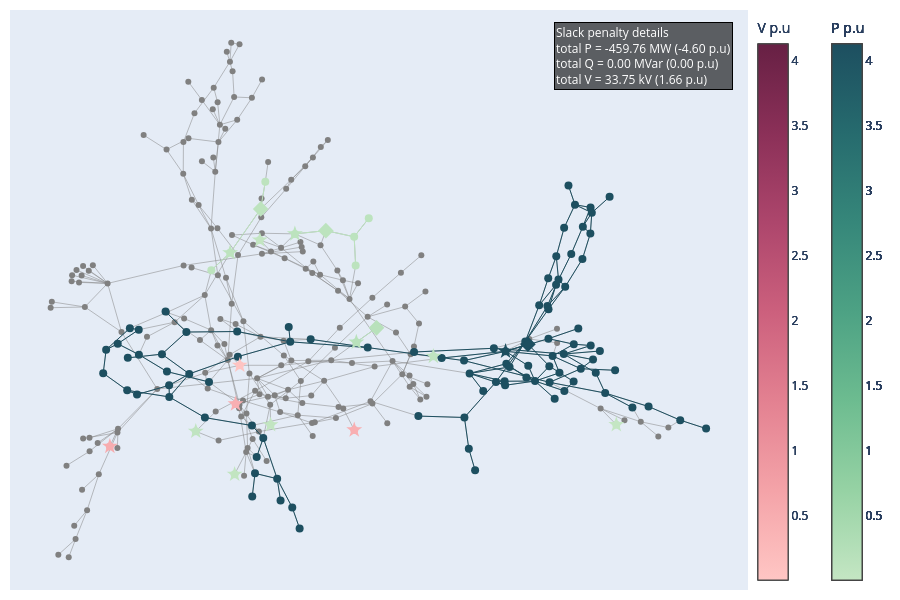

Notebook code for this chart:
### Markdown cell above
## Clustering

### Code cell
clusters = slack_subgraph(G, data_grouped)
data_grouped = cluster_subgraph(G, clusters, data_grouped, dist)
fig = plot_slack_cluster(G, pos, clusters,data_grouped,data, col_centroid='centroid')
fig.show()

### Figure 1 — Plotly figure (JSON) as saved in the notebook; plotly's stock layout.template omitted (floating-point values rounded to 4 significant figures; data arrays with more than 128 entries replaced by an {"elided": "..."} marker saying what was removed)
{"data": [{"hovertemplate": "%{text}<extra></extra>", "line": {"color": "grey", "width": 0.5}, "mode": "lines", "name": "edges", "text": {"elided": "818 str values"}, "type": "scatter", "x": {"elided": "1227 float values"}, "y": {"elided": "1227 float values"}}, {"hovertemplate": "%{text}<extra></extra>", "marker": {"color": "gray", "size": 6}, "mode": "markers", "name": "All nodes", "text": {"elided": "185 str values"}, "type": "scatter", "x": {"elided": "185 float values"}, "y": {"elided": "185 float values"}}, {"hovertemplate": "%{text}<extra></extra>", "marker": {"cmax": 4.13, "cmin": 0.007235, "color": "rgb(29, 79, 96)", "colorbar": {"title": {"text": "P p.u"}, "x": 1.1}, "colorscale": [[0, "rgb(196, 230, 195)"], [0.1667, "rgb(150, 210, 164)"], [0.3333, "rgb(109, 188, 144)"], [0.5, "rgb(77, 162, 132)"], [0.6667, "rgb(54, 135, 122)"], [0.8333, "rgb(38, 107, 110)"], [1, "rgb(29, 79, 96)"]], "size": 12, "symbol": "star"}, "mode": "markers", "name": "Centroids", "text": ["Centroid: VL3_0<br>Gen: [nan]<br>Controle voltage type: N/A<br>Controle voltage location: N/A<br>Controle voltage status: N/A<br>Transfo: [nan]<br>Shunt: [nan]<br>Load: ['VL3_0_load']<br>number of nodes: 94<br>Nominal V = 230.0 kV<br><br>Total P = -391.9002 MW (-3.92 p.u)<br>Total Q = 0.00 MVar (0.00 p.u)<br>Total V = 6.45 kV (0.2109 p.u)"], "type": "scatter", "x": [0.4327], "y": [-0.08716]}, {"hovertemplate": "%{text}<extra></extra>", "marker": {"color": "rgb(29, 79, 96)", "size": 12, "symbol": "diamond"}, "mode": "markers", "name": "Second centroids", "text": ["Second centroid: VL7001_2<br>Gen: ['B7003-G']<br>Transfo: [nan, nan]<br>Shunt: [nan]<br>Load: [nan]<br>"], "type": "scatter", "x": [0.4844], "y": [-0.06209]}, {"line": {"color": "rgb(29, 79, 96)", "width": 1}, "mode": "lines", "type": "scatter", "x": {"elided": "354 float values"}, "y": {"elided": "354 float values"}}, {"hovertemplate": "%{text}<extra></extra>", "marker": {"color": "rgb(29, 79, 96)", "size": 8, "symbol": "circle"}, "mode": "markers", "text": ["VL5_0<br>slack: [-0.060539] p.u <br>type: ['P']", "VL20_0<br>slack: [-0.040756] p.u <br>type: ['P']", "VL130_0<br>slack: [-0.007598] p.u <br>type: ['P']", "VL21_0<br>slack: [-0.036299] p.u <br>type: ['P']", "VL126_0<br>slack: [-0.086016] p.u <br>type: ['P']", "VL323_0<br>slack: [-0.020695] p.u <br>type: ['P']", "VL110_0<br>slack: [-0.071872] p.u <br>type: ['P']", "VL26_0<br>slack: [-0.058667] p.u <br>type: ['P']", "VL133_0<br>slack: [-0.040875] p.u <br>type: ['P']", "VL3_0<br>slack: [-0.013575] p.u <br>type: ['P']", "VL157_0<br>slack: [-0.062347] p.u <br>type: ['P']", "VL7_0<br>slack: [-0.015008] p.u <br>type: ['P']", "VL19_0<br>slack: [-0.03277] p.u <br>type: ['P']", "VL207_0<br>slack: [-0.050512] p.u <br>type: ['P']", "VL158_0<br>slack: [-0.059574] p.u <br>type: ['P']", "VL7011_0<br>slack: [-0.017357] p.u <br>type: ['P']", "VL160_0<br>slack: [-0.057739] p.u <br>type: ['P']", "VL7011_1<br>slack: [-0.016902] p.u <br>type: ['P']", "VL159_0<br>slack: [-0.051015] p.u <br>type: ['P']", "VL10_0<br>slack: [-0.018232] p.u <br>type: ['P']", "VL125_0<br>slack: [-0.101967] p.u <br>type: ['P']", "VL134_0<br>slack: [-0.049939] p.u <br>type: ['P']", "VL11_0<br>slack: [-0.017547] p.u <br>type: ['P']", "VL70_0<br>slack: [-0.104506] p.u <br>type: ['P']", "VL47_0<br>slack: [-0.017144] p.u <br>type: ['P']", "VL7130_0<br>slack: [-0.005355] p.u <br>type: ['P']", "VL531_0<br>slack: [-0.020347] p.u <br>type: ['P']", "VL123_0<br>slack: [-0.106721] p.u <br>type: ['P']", "VL201_0<br>slack: [-0.035694] p.u <br>type: ['P']", "VL9_0<br>slack: [-0.049056] p.u <br>type: ['P']", "VL132_1<br>slack: [-0.01524] p.u <br>type: ['P']", "VL72_0<br>slack: [-0.010244] p.u <br>type: ['P']", "VL113_0<br>slack: [-0.056183] p.u <br>type: ['P']", "VL185_0<br>slack: [-0.02756] p.u <br>type: ['P']", "VL87_0<br>slack: [-0.033048] p.u <br>type: ['P']", "VL320_0<br>slack: [-0.054782] p.u <br>type: ['P']", "VL8_0<br>slack: [-0.012108, 0.001716] p.u <br>type: ['P', 'V']", "VL109_0<br>slack: [-0.073862] p.u <br>type: ['P']", "VL528_0<br>slack: [-0.115386] p.u <br>type: ['P']", "VL94_0<br>slack: [-0.044341] p.u <br>type: ['P']", "VL7001_2<br>slack: [-0.011859, 0.175886] p.u <br>type: ['P', 'V']", "VL130_2<br>slack: [-0.009674] p.u <br>type: ['P']", "VL13_0<br>slack: [-0.034604] p.u <br>type: ['P']", "VL86_0<br>slack: [-0.023918] p.u <br>type: ['P']", "VL1190_0<br>slack: [-0.048052] p.u <br>type: ['P']", "VL132_0<br>slack: [-0.017979] p.u <br>type: ['P']", "VL104_0<br>slack: [-0.031274] p.u <br>type: ['P']", "VL73_0<br>slack: [-0.006259] p.u <br>type: ['P']", "VL114_0<br>slack: [-0.058881] p.u <br>type: ['P']", "VL168_0<br>slack: [-0.041752] p.u <br>type: ['P']", "VL322_0<br>slack: [-0.030427] p.u <br>type: ['P']", "VL112_0<br>slack: [-0.066101] p.u <br>type: ['P']", "VL118_0<br>slack: [-0.046824] p.u <br>type: ['P']", "VL1201_0<br>slack: [-0.039646] p.u <br>type: ['P']", "VL169_0<br>slack: [-0.052013] p.u <br>type: ['P']", "VL206_0<br>slack: [-0.048335] p.u <br>type: ['P']", "VL120_0<br>slack: [-0.044224] p.u <br>type: ['P']", "VL122_0<br>slack: [-0.063056] p.u <br>type: ['P']", "VL71_0<br>slack: [-0.038434] p.u <br>type: ['P']", "VL1200_0<br>slack: [-0.04405] p.u <br>type: ['P']", "VL4_0<br>slack: [-0.009528] p.u <br>type: ['P']", "VL1_0<br>slack: [-0.087044] p.u <br>type: ['P']", "VL115_1<br>slack: [-0.051554] p.u <br>type: ['P']", "VL115_0<br>slack: [-0.053251] p.u <br>type: ['P']", "VL7071_0<br>slack: [-0.037621] p.u <br>type: ['P']", "VL99_0<br>slack: [-0.043384] p.u <br>type: ['P']", "VL324_0<br>slack: [-0.081575] p.u <br>type: ['P']", "VL128_0<br>slack: [-0.041736] p.u <br>type: ['P']", "VL193_1<br>slack: [-0.018458] p.u <br>type: ['P']", "VL135_0<br>slack: [-0.040534] p.u <br>type: ['P']", "VL129_0<br>slack: [-0.039818] p.u <br>type: ['P']", "VL108_0<br>slack: [-0.04203] p.u <br>type: ['P']", "VL184_0<br>slack: [-0.041934] p.u <br>type: ['P']", "VL119_0<br>slack: [-0.045169] p.u <br>type: ['P']", "VL205_0<br>slack: [-0.015006] p.u <br>type: ['P']", "VL10_1<br>slack: [-0.017848] p.u <br>type: ['P']", "VL7001_0<br>slack: [-0.085616] p.u <br>type: ['P']", "VL69_0<br>slack: [-0.017464] p.u <br>type: ['P']", "VL22_0<br>slack: [-0.045928] p.u <br>type: ['P']", "VL167_0<br>slack: [-0.058574] p.u <br>type: ['P']", "VL117_0<br>slack: [-0.048875] p.u <br>type: ['P']", "VL170_0<br>slack: [-0.021509] p.u <br>type: ['P']", "VL76_0<br>slack: [-0.010419, 0.033304] p.u <br>type: ['P', 'V']", "VL208_0<br>slack: [-0.007186] p.u <br>type: ['P']", "VL14_0<br>slack: [-0.040595] p.u <br>type: ['P']", "VL102_0<br>slack: [-0.018599] p.u <br>type: ['P']", "VL127_0<br>slack: [-0.071941] p.u <br>type: ['P']", "VL116_0<br>slack: [-0.04248] p.u <br>type: ['P']", "VL27_0<br>slack: [-0.10417] p.u <br>type: ['P']", "VL130_1<br>slack: [-0.009155] p.u <br>type: ['P']", "VL116_1<br>slack: [-0.052904] p.u <br>type: ['P']", "VL85_0<br>slack: [-0.035463] p.u <br>type: ['P']", "VL171_0<br>slack: [-0.046172] p.u <br>type: ['P']", "VL193_0<br>slack: [-0.008724] p.u <br>type: ['P']"], "type": "scatter", "x": [0.5902, 0.6626, 0.5007, 0.5344, 0.4783, -0.06772, -0.3438, 0.8358, 0.3498, 0.4327, 0.5318, 0.5413, 0.3368, -0.4959, 0.5103, 0.6504, 0.5311, 0.6855, 0.5493, 0.6346, 0.5294, 0.3377, 0.5671, -0.0596, -0.1526, 0.546, -0.1519, 0.5549, -0.3488, 0.6292, 0.5684, -0.1456, -0.2612, 0.3624, 0.1145, 0.8955, 0.4058, -0.3433, -0.04257, -0.01707, 0.4844, 0.4851, 0.6408, -0.06422, 0.6728, 0.5337, -0.3039, -0.1265, -0.4405, 0.4305, -0.352, -0.4178, 0.6111, 0.6288, 0.4344, -0.4891, 0.5929, 0.5703, -0.09438, 0.5779, 0.2853, 0.5316, 0.6284, 0.6101, -0.08658, -0.2973, -0.4391, 0.4316, -0.4135, 0.2315, 0.442, -0.3603, 0.3479, 0.6318, -0.4624, 0.6064, 0.6006, -0.2517, 0.7255, 0.4807, 0.5843, 0.5897, -0.1417, -0.4344, 0.2215, -0.1867, 0.4105, 0.5678, 0.7627, 0.5571, 0.5498, -0.1851, 0.3811, -0.4139], "y": [-0.06215, -0.2343, -0.192, -0.1965, -0.05264, -0.001864, -0.2071, -0.3298, -0.1652, -0.08716, 0.06128, -0.1035, -0.12, -0.1644, 0.07523, -0.08611, 0.17, -0.154, 0.1475, -0.1164, 0.07252, -0.3203, -0.09674, -0.6377, -0.3487, -0.2542, -0.5985, 0.1661, -0.1586, -0.06678, -0.2267, -0.5172, -0.3208, -0.5067, -0.07409, -0.3594, -0.07643, -0.2479, -0.7114, -0.04485, -0.06209, -0.1382, -0.163, -0.05368, 0.4571, -0.1395, -0.01927, -0.3925, -0.2247, -0.1926, 0.05293, -0.2394, 0.3521, 0.4195, -0.1308, -0.08177, 0.4296, 0.1402, -0.5361, 0.4966, -0.1108, -0.0427, 0.3282, 0.2381, -0.6132, -0.1668, -0.1103, -0.2069, -0.09896, -0.3154, -0.1424, -0.09726, -0.4304, 0.4011, -0.06058, -0.1485, -0.006537, -0.1952, -0.2854, -0.1799, 0.256, -0.1937, -0.4594, -0.005614, -0.08971, -0.01746, -0.1954, 0.3478, -0.2817, -0.163, 0.2476, -0.106, -0.2274, -0.01106]}, {"hovertemplate": "%{text}<extra></extra>", "marker": {"cmax": 4.13, "cmin": 0.007235, "color": "rgb(196, 230, 195)", "colorbar": {"title": {"text": "P p.u"}, "x": 1.1}, "colorscale": [[0, "rgb(196, 230, 195)"], [0.1667, "rgb(150, 210, 164)"], [0.3333, "rgb(109, 188, 144)"], [0.5, "rgb(77, 162, 132)"], [0.6667, "rgb(54, 135, 122)"], [0.8333, "rgb(38, 107, 110)"], [1, "rgb(29, 79, 96)"]], "size": 12, "symbol": "star"}, "mode": "markers", "name": "Centroids", "text": ["Centroid: VL319_0<br>Gen: [nan]<br>Controle voltage type: N/A<br>Controle voltage location: N/A<br>Controle voltage status: N/A<br>Transfo: [nan]<br>Shunt: [nan]<br>Load: ['VL319_0_load']<br>number of nodes: 1<br>Nominal V = 230.0 kV<br><br>Total P = -0.7235 MW (-0.01 p.u)<br>Total Q = 0.00 MVar (0.00 p.u)<br>Total V = 0.00 kV (0.0000 p.u)"], "type": "scatter", "x": [0.6883], "y": [-0.3458]}, {"line": {"color": "rgb(196, 230, 195)", "width": 1}, "mode": "lines", "type": "scatter", "x": [], "y": []}, {"hovertemplate": "%{text}<extra></extra>", "marker": {"color": "rgb(196, 230, 195)", "size": 8, "symbol": "circle"}, "mode": "markers", "text": ["VL319_0<br>slack: [-0.007235] p.u <br>type: ['P']"], "type": "scatter", "x": [0.6883], "y": [-0.3458]}, {"hovertemplate": "%{text}<extra></extra>", "marker": {"cmax": 4.13, "cmin": 0.007235, "color": "rgb(191, 228, 192)", "colorbar": {"title": {"text": "P p.u"}, "x": 1.1}, "colorscale": [[0, "rgb(196, 230, 195)"], [0.1667, "rgb(150, 210, 164)"], [0.3333, "rgb(109, 188, 144)"], [0.5, "rgb(77, 162, 132)"], [0.6667, "rgb(54, 135, 122)"], [0.8333, "rgb(38, 107, 110)"], [1, "rgb(29, 79, 96)"]], "size": 12, "symbol": "star"}, "mode": "markers", "name": "Centroids", "text": ["Centroid: VL526_0<br>Gen: [nan]<br>Controle voltage type: N/A<br>Controle voltage location: N/A<br>Controle voltage status: N/A<br>Transfo: [nan]<br>Shunt: [nan]<br>Load: ['VL526_0_load']<br>number of nodes: 1<br>Nominal V = 115.0 kV<br><br>Total P = -7.9616 MW (-0.08 p.u)<br>Total Q = 0.00 MVar (0.00 p.u)<br>Total V = 0.00 kV (0.0000 p.u)"], "type": "scatter", "x": [0.2661], "y": [-0.105]}, {"line": {"color": "rgb(191, 228, 192)", "width": 1}, "mode": "lines", "type": "scatter", "x": [], "y": []}, {"hovertemplate": "%{text}<extra></extra>", "marker": {"color": "rgb(191, 228, 192)", "size": 8, "symbol": "circle"}, "mode": "markers", "text": ["VL526_0<br>slack: [-0.079616] p.u <br>type: ['P']"], "type": "scatter", "x": [0.2661], "y": [-0.105]}, {"hovertemplate": "%{text}<extra></extra>", "marker": {"cmax": 4.13, "cmin": 0.007235, "color": "rgb(194, 229, 193)", "colorbar": {"title": {"text": "P p.u"}, "x": 1.1}, "colorscale": [[0, "rgb(196, 230, 195)"], [0.1667, "rgb(150, 210, 164)"], [0.3333, "rgb(109, 188, 144)"], [0.5, "rgb(77, 162, 132)"], [0.6667, "rgb(54, 135, 122)"], [0.8333, "rgb(38, 107, 110)"], [1, "rgb(29, 79, 96)"]], "size": 12, "symbol": "star"}, "mode": "markers", "name": "Centroids", "text": ["Centroid: VL562_0<br>Gen: [nan]<br>Controle voltage type: N/A<br>Controle voltage location: N/A<br>Controle voltage status: N/A<br>Transfo: [nan]<br>Shunt: [nan]<br>Load: ['VL562_0_load']<br>number of nodes: 1<br>Nominal V = 230.0 kV<br><br>Total P = -4.2047 MW (-0.04 p.u)<br>Total Q = 0.00 MVar (0.00 p.u)<br>Total V = 0.00 kV (0.0000 p.u)"], "type": "scatter", "x": [-0.1097], "y": [-0.3461]}, {"line": {"color": "rgb(194, 229, 193)", "width": 1}, "mode": "lines", "type": "scatter", "x": [], "y": []}, {"hovertemplate": "%{text}<extra></extra>", "marker": {"color": "rgb(194, 229, 193)", "size": 8, "symbol": "circle"}, "mode": "markers", "text": ["VL562_0<br>slack: [-0.042047] p.u <br>type: ['P']"], "type": "scatter", "x": [-0.1097], "y": [-0.3461]}, {"hovertemplate": "%{text}<extra></extra>", "marker": {"cmax": 4.13, "cmin": 0.007235, "color": "rgb(194, 229, 193)", "colorbar": {"title": {"text": "P p.u"}, "x": 1.1}, "colorscale": [[0, "rgb(196, 230, 195)"], [0.1667, "rgb(150, 210, 164)"], [0.3333, "rgb(109, 188, 144)"], [0.5, "rgb(77, 162, 132)"], [0.6667, "rgb(54, 135, 122)"], [0.8333, "rgb(38, 107, 110)"], [1, "rgb(29, 79, 96)"]], "size": 12, "symbol": "star"}, "mode": "markers", "name": "Centroids", "text": ["Centroid: VL609_0<br>Gen: [nan]<br>Controle voltage type: N/A<br>Controle voltage location: N/A<br>Controle voltage status: N/A<br>Transfo: [nan]<br>Shunt: [nan]<br>Load: ['VL609_0_load']<br>number of nodes: 1<br>Nominal V = 115.0 kV<br><br>Total P = -4.3527 MW (-0.04 p.u)<br>Total Q = 0.00 MVar (0.00 p.u)<br>Total V = 0.00 kV (0.0000 p.u)"], "type": "scatter", "x": [-0.1926], "y": [-0.5205]}, {"line": {"color": "rgb(194, 229, 193)", "width": 1}, "mode": "lines", "type": "scatter", "x": [], "y": []}, {"hovertemplate": "%{text}<extra></extra>", "marker": {"color": "rgb(194, 229, 193)", "size": 8, "symbol": "circle"}, "mode": "markers", "text": ["VL609_0<br>slack: [-0.043527] p.u <br>type: ['P']"], "type": "scatter", "x": [-0.1926], "y": [-0.5205]}, {"hovertemplate": "%{text}<extra></extra>", "marker": {"cmax": 4.13, "cmin": 0.007235, "color": "rgb(254, 196, 194)", "colorbar": {"title": {"text": "V p.u"}, "x": 1}, "colorscale": [[0, "rgb(255, 198, 196)"], [0.1667, "rgb(244, 163, 168)"], [0.3333, "rgb(227, 129, 145)"], [0.5, "rgb(204, 96, 125)"], [0.6667, "rgb(173, 70, 108)"], [0.8333, "rgb(139, 48, 88)"], [1, "rgb(103, 32, 68)"]], "size": 12, "symbol": "star"}, "mode": "markers", "name": "Centroids", "text": ["Centroid: VL92_0<br>Gen: ['B92-G']<br>Controle voltage type: GENERATOR<br>Controle voltage location: [VL92_0]<br>Controle voltage status: MAIN<br>Transfo: [nan]<br>Shunt: [nan]<br>Load: ['VL92_0_load']<br>number of nodes: 1<br>Nominal V = 115.0 kV<br><br>Total P = 0.0000 MW (0.00 p.u)<br>Total Q = 0.00 MVar (0.00 p.u)<br>Total V = 5.20 kV (0.0452 p.u)"], "type": "scatter", "x": [-0.1807], "y": [-0.1364]}, {"line": {"color": "rgb(254, 196, 194)", "width": 1}, "mode": "lines", "type": "scatter", "x": [], "y": []}, {"hovertemplate": "%{text}<extra></extra>", "marker": {"color": "rgb(254, 196, 194)", "size": 8, "symbol": "circle"}, "mode": "markers", "text": ["VL92_0<br>slack: [0.045217] p.u <br>type: ['V']"], "type": "scatter", "x": [-0.1807], "y": [-0.1364]}, {"hovertemplate": "%{text}<extra></extra>", "marker": {"cmax": 4.13, "cmin": 0.007235, "color": "rgb(188, 227, 190)", "colorbar": {"title": {"text": "P p.u"}, "x": 1.1}, "colorscale": [[0, "rgb(196, 230, 195)"], [0.1667, "rgb(150, 210, 164)"], [0.3333, "rgb(109, 188, 144)"], [0.5, "rgb(77, 162, 132)"], [0.6667, "rgb(54, 135, 122)"], [0.8333, "rgb(38, 107, 110)"], [1, "rgb(29, 79, 96)"]], "size": 12, "symbol": "star"}, "mode": "markers", "name": "Centroids", "text": ["Centroid: VL173_0<br>Gen: [nan]<br>Controle voltage type: N/A<br>Controle voltage location: N/A<br>Controle voltage status: N/A<br>Transfo: [nan]<br>Shunt: ['VL173_0_shunt_compensators']<br>Load: ['VL173_0_load']<br>number of nodes: 5<br>Nominal V = 115.0 kV<br><br>Total P = -12.7279 MW (-0.13 p.u)<br>Total Q = 0.00 MVar (0.00 p.u)<br>Total V = 0.00 kV (0.0000 p.u)"], "type": "scatter", "x": [-0.05355], "y": [0.3266]}, {"hovertemplate": "%{text}<extra></extra>", "marker": {"color": "rgb(188, 227, 190)", "size": 12, "symbol": "diamond"}, "mode": "markers", "name": "Second centroids", "text": ["Second centroid: VL172_0<br>Gen: [nan]<br>Transfo: [nan]<br>Shunt: [nan]<br>Load: ['VL172_0_load']<br>"], "type": "scatter", "x": [0.01792], "y": [0.338]}, {"line": {"color": "rgb(188, 227, 190)", "width": 1}, "mode": "lines", "type": "scatter", "x": [0.08326, 0.01792, null, 0.08326, 0.08673, null, 0.08326, 0.117, null, -0.05355, 0.01792, null], "y": [0.3164, 0.338, null, 0.3164, 0.2149, null, 0.3164, 0.3815, null, 0.3266, 0.338, null]}, {"hovertemplate": "%{text}<extra></extra>", "marker": {"color": "rgb(188, 227, 190)", "size": 8, "symbol": "circle"}, "mode": "markers", "text": ["VL7139_0<br>slack: [-0.004426] p.u <br>type: ['P']", "VL173_0<br>slack: [-0.087253] p.u <br>type: ['P']", "VL172_0<br>slack: [-0.025772] p.u <br>type: ['P']", "VL182_0<br>slack: [-0.005252] p.u <br>type: ['P']", "VL139_0<br>slack: [-0.004576] p.u <br>type: ['P']"], "type": "scatter", "x": [0.117, -0.05355, 0.01792, 0.08673, 0.08326], "y": [0.3815, 0.3266, 0.338, 0.2149, 0.3164]}, {"hovertemplate": "%{text}<extra></extra>", "marker": {"cmax": 4.13, "cmin": 0.007235, "color": "rgb(195, 229, 194)", "colorbar": {"title": {"text": "P p.u"}, "x": 1.1}, "colorscale": [[0, "rgb(196, 230, 195)"], [0.1667, "rgb(150, 210, 164)"], [0.3333, "rgb(109, 188, 144)"], [0.5, "rgb(77, 162, 132)"], [0.6667, "rgb(54, 135, 122)"], [0.8333, "rgb(38, 107, 110)"], [1, "rgb(29, 79, 96)"]], "size": 12, "symbol": "star"}, "mode": "markers", "name": "Centroids", "text": ["Centroid: VL179_0<br>Gen: [nan]<br>Controle voltage type: N/A<br>Controle voltage location: N/A<br>Controle voltage status: N/A<br>Transfo: [nan]<br>Shunt: ['VL179_0_shunt_compensators']<br>Load: ['VL179_0_load']<br>number of nodes: 1<br>Nominal V = 115.0 kV<br><br>Total P = -2.5308 MW (-0.03 p.u)<br>Total Q = 0.00 MVar (0.00 p.u)<br>Total V = 0.00 kV (0.0000 p.u)"], "type": "scatter", "x": [-0.1344], "y": [0.3048]}, {"line": {"color": "rgb(195, 229, 194)", "width": 1}, "mode": "lines", "type": "scatter", "x": [], "y": []}, {"hovertemplate": "%{text}<extra></extra>", "marker": {"color": "rgb(195, 229, 194)", "size": 8, "symbol": "circle"}, "mode": "markers", "text": ["VL179_0<br>slack: [-0.025308] p.u <br>type: ['P']"], "type": "scatter", "x": [-0.1344], "y": [0.3048]}, {"hovertemplate": "%{text}<extra></extra>", "marker": {"cmax": 4.13, "cmin": 0.007235, "color": "rgb(192, 228, 193)", "colorbar": {"title": {"text": "P p.u"}, "x": 1.1}, "colorscale": [[0, "rgb(196, 230, 195)"], [0.1667, "rgb(150, 210, 164)"], [0.3333, "rgb(109, 188, 144)"], [0.5, "rgb(77, 162, 132)"], [0.6667, "rgb(54, 135, 122)"], [0.8333, "rgb(38, 107, 110)"], [1, "rgb(29, 79, 96)"]], "size": 12, "symbol": "star"}, "mode": "markers", "name": "Centroids", "text": ["Centroid: VL154_0<br>Gen: [nan]<br>Controle voltage type: N/A<br>Controle voltage location: N/A<br>Controle voltage status: N/A<br>Transfo: [nan]<br>Shunt: ['VL154_0_shunt_compensators']<br>Load: ['VL154_0_load']<br>number of nodes: 1<br>Nominal V = 115.0 kV<br><br>Total P = -6.0727 MW (-0.06 p.u)<br>Total Q = 0.00 MVar (0.00 p.u)<br>Total V = 0.00 kV (0.0000 p.u)"], "type": "scatter", "x": [-0.2823], "y": [-0.3691]}, {"line": {"color": "rgb(192, 228, 193)", "width": 1}, "mode": "lines", "type": "scatter", "x": [], "y": []}, {"hovertemplate": "%{text}<extra></extra>", "marker": {"color": "rgb(192, 228, 193)", "size": 8, "symbol": "circle"}, "mode": "markers", "text": ["VL154_0<br>slack: [-0.060727] p.u <br>type: ['P']"], "type": "scatter", "x": [-0.2823], "y": [-0.3691]}, {"hovertemplate": "%{text}<extra></extra>", "marker": {"cmax": 4.13, "cmin": 0.007235, "color": "rgb(189, 227, 190)", "colorbar": {"title": {"text": "P p.u"}, "x": 1.1}, "colorscale": [[0, "rgb(196, 230, 195)"], [0.1667, "rgb(150, 210, 164)"], [0.3333, "rgb(109, 188, 144)"], [0.5, "rgb(77, 162, 132)"], [0.6667, "rgb(54, 135, 122)"], [0.8333, "rgb(38, 107, 110)"], [1, "rgb(29, 79, 96)"]], "size": 12, "symbol": "star"}, "mode": "markers", "name": "Centroids", "text": ["Centroid: VL200_0<br>Gen: [nan]<br>Controle voltage type: N/A<br>Controle voltage location: N/A<br>Controle voltage status: N/A<br>Transfo: [nan]<br>Shunt: [nan]<br>Load: ['VL200_0_load']<br>number of nodes: 4<br>Nominal V = 115.0 kV<br><br>Total P = -10.7742 MW (-0.11 p.u)<br>Total Q = 0.00 MVar (0.00 p.u)<br>Total V = 0.00 kV (0.0000 p.u)"], "type": "scatter", "x": [-0.203], "y": [0.2601]}, {"hovertemplate": "%{text}<extra></extra>", "marker": {"color": "rgb(189, 227, 190)", "size": 12, "symbol": "diamond"}, "mode": "markers", "name": "Second centroids", "text": ["Second centroid: VL248_0<br>Gen: [nan]<br>Transfo: [nan]<br>Shunt: ['VL248_0_shunt_compensators']<br>Load: ['VL248_0_load']<br>"], "type": "scatter", "x": [-0.1326], "y": [0.4143]}, {"line": {"color": "rgb(189, 227, 190)", "width": 1}, "mode": "lines", "type": "scatter", "x": [-0.1217, -0.1326, null, -0.2464, -0.203, null, -0.203, -0.1326, null], "y": [0.5103, 0.4143, null, 0.1985, 0.2601, null, 0.2601, 0.4143, null]}, {"hovertemplate": "%{text}<extra></extra>", "marker": {"color": "rgb(189, 227, 190)", "size": 8, "symbol": "circle"}, "mode": "markers", "text": ["VL249_0<br>slack: [-0.028632] p.u <br>type: ['P']", "VL199_0<br>slack: [-0.027558] p.u <br>type: ['P']", "VL200_0<br>slack: [-0.027468] p.u <br>type: ['P']", "VL248_0<br>slack: [-0.024083] p.u <br>type: ['P']"], "type": "scatter", "x": [-0.1217, -0.2464, -0.203, -0.1326], "y": [0.5103, 0.1985, 0.2601, 0.4143]}, {"hovertemplate": "%{text}<extra></extra>", "marker": {"cmax": 4.13, "cmin": 0.007235, "color": "rgb(184, 225, 187)", "colorbar": {"title": {"text": "P p.u"}, "x": 1.1}, "colorscale": [[0, "rgb(196, 230, 195)"], [0.1667, "rgb(150, 210, 164)"], [0.3333, "rgb(109, 188, 144)"], [0.5, "rgb(77, 162, 132)"], [0.6667, "rgb(54, 135, 122)"], [0.8333, "rgb(38, 107, 110)"], [1, "rgb(29, 79, 96)"]], "size": 12, "symbol": "star"}, "mode": "markers", "name": "Centroids", "text": ["Centroid: VL15_1<br>Gen: [nan]<br>Controle voltage type: N/A<br>Controle voltage location: N/A<br>Controle voltage status: N/A<br>Transfo: [nan]<br>Shunt: [nan]<br>Load: ['VL15_1_load']<br>number of nodes: 2<br>Nominal V = 115.0 kV<br><br>Total P = -18.5088 MW (-0.19 p.u)<br>Total Q = 0.00 MVar (0.00 p.u)<br>Total V = 0.00 kV (0.0000 p.u)"], "type": "scatter", "x": [0.0883], "y": [-0.05497]}, {"hovertemplate": "%{text}<extra></extra>", "marker": {"color": "rgb(184, 225, 187)", "size": 12, "symbol": "diamond"}, "mode": "markers", "name": "Second centroids", "text": ["Second centroid: VL7017_0<br>Gen: ['B7017-G']<br>Transfo: [nan]<br>Shunt: [nan]<br>Load: [nan]<br>"], "type": "scatter", "x": [0.1349], "y": [-0.004516]}, {"line": {"color": "rgb(184, 225, 187)", "width": 1}, "mode": "lines", "type": "scatter", "x": [0.0883, 0.1349, null], "y": [-0.05497, -0.004516, null]}, {"hovertemplate": "%{text}<extra></extra>", "marker": {"color": "rgb(184, 225, 187)", "size": 8, "symbol": "circle"}, "mode": "markers", "text": ["VL15_1<br>slack: [-0.092988] p.u <br>type: ['P']", "VL7017_0<br>slack: [-0.092101] p.u <br>type: ['P']"], "type": "scatter", "x": [0.0883, 0.1349], "y": [-0.05497, -0.004516]}, {"hovertemplate": "%{text}<extra></extra>", "marker": {"cmax": 4.13, "cmin": 0.007235, "color": "rgb(248, 175, 178)", "colorbar": {"title": {"text": "V p.u"}, "x": 1}, "colorscale": [[0, "rgb(255, 198, 196)"], [0.1667, "rgb(244, 163, 168)"], [0.3333, "rgb(227, 129, 145)"], [0.5, "rgb(204, 96, 125)"], [0.6667, "rgb(173, 70, 108)"], [0.8333, "rgb(139, 48, 88)"], [1, "rgb(103, 32, 68)"]], "size": 12, "symbol": "star"}, "mode": "markers", "name": "Centroids", "text": ["Centroid: VL7039_0<br>Gen: ['B7039-G']<br>Controle voltage type: GENERATOR<br>Controle voltage location: [VL7039_0]<br>Controle voltage status: MAIN<br>Transfo: [nan]<br>Shunt: [nan]<br>Load: [nan]<br>number of nodes: 1<br>Nominal V = 20.0 kV<br><br>Total P = 0.0000 MW (0.00 p.u)<br>Total Q = 0.00 MVar (0.00 p.u)<br>Total V = 9.00 kV (0.4500 p.u)"], "type": "scatter", "x": [0.08345], "y": [-0.3643]}, {"line": {"color": "rgb(248, 175, 178)", "width": 1}, "mode": "lines", "type": "scatter", "x": [], "y": []}, {"hovertemplate": "%{text}<extra></extra>", "marker": {"color": "rgb(248, 175, 178)", "size": 8, "symbol": "circle"}, "mode": "markers", "text": ["VL7039_0<br>slack: [0.45] p.u <br>type: ['V']"], "type": "scatter", "x": [0.08345], "y": [-0.3643]}, {"hovertemplate": "%{text}<extra></extra>", "marker": {"cmax": 4.13, "cmin": 0.007235, "color": "rgb(248, 175, 178)", "colorbar": {"title": {"text": "V p.u"}, "x": 1}, "colorscale": [[0, "rgb(255, 198, 196)"], [0.1667, "rgb(244, 163, 168)"], [0.3333, "rgb(227, 129, 145)"], [0.5, "rgb(204, 96, 125)"], [0.6667, "rgb(173, 70, 108)"], [0.8333, "rgb(139, 48, 88)"], [1, "rgb(103, 32, 68)"]], "size": 12, "symbol": "star"}, "mode": "markers", "name": "Centroids", "text": ["Centroid: VL7049_0<br>Gen: ['B7049-G']<br>Controle voltage type: GENERATOR<br>Controle voltage location: [VL7049_0]<br>Controle voltage status: MAIN<br>Transfo: [nan]<br>Shunt: [nan]<br>Load: [nan]<br>number of nodes: 1<br>Nominal V = 13.8 kV<br><br>Total P = 0.0000 MW (0.00 p.u)<br>Total Q = 0.00 MVar (0.00 p.u)<br>Total V = 6.20 kV (0.4493 p.u)"], "type": "scatter", "x": [-0.1905], "y": [-0.2727]}, {"line": {"color": "rgb(248, 175, 178)", "width": 1}, "mode": "lines", "type": "scatter", "x": [], "y": []}, {"hovertemplate": "%{text}<extra></extra>", "marker": {"color": "rgb(248, 175, 178)", "size": 8, "symbol": "circle"}, "mode": "markers", "text": ["VL7049_0<br>slack: [0.4493] p.u <br>type: ['V']"], "type": "scatter", "x": [-0.1905], "y": [-0.2727]}, {"hovertemplate": "%{text}<extra></extra>", "marker": {"cmax": 4.13, "cmin": 0.007235, "color": "rgb(247, 173, 176)", "colorbar": {"title": {"text": "V p.u"}, "x": 1}, "colorscale": [[0, "rgb(255, 198, 196)"], [0.1667, "rgb(244, 163, 168)"], [0.3333, "rgb(227, 129, 145)"], [0.5, "rgb(204, 96, 125)"], [0.6667, "rgb(173, 70, 108)"], [0.8333, "rgb(139, 48, 88)"], [1, "rgb(103, 32, 68)"]], "size": 12, "symbol": "star"}, "mode": "markers", "name": "Centroids", "text": ["Centroid: VL9051_3<br>Gen: ['B9054-G']<br>Controle voltage type: GENERATOR<br>Controle voltage location: [VL9051_3]<br>Controle voltage status: MAIN<br>Transfo: [nan]<br>Shunt: [nan]<br>Load: [nan]<br>number of nodes: 1<br>Nominal V = 13.8 kV<br><br>Total P = 0.0000 MW (0.00 p.u)<br>Total Q = 0.00 MVar (0.00 p.u)<br>Total V = 6.90 kV (0.5000 p.u)"], "type": "scatter", "x": [-0.4806], "y": [-0.4221]}, {"line": {"color": "rgb(247, 173, 176)", "width": 1}, "mode": "lines", "type": "scatter", "x": [], "y": []}, {"hovertemplate": "%{text}<extra></extra>", "marker": {"color": "rgb(247, 173, 176)", "size": 8, "symbol": "circle"}, "mode": "markers", "text": ["VL9051_3<br>slack: [0.5] p.u <br>type: ['V']"], "type": "scatter", "x": [-0.4806], "y": [-0.4221]}], "layout": {"annotations": [{"align": "left", "bgcolor": "rgba(0,0,0,0.6)", "bordercolor": "black", "borderwidth": 1, "font": {"color": "white", "size": 12}, "showarrow": false, "text": "Slack penalty details <br>total P = -459.76 MW (-4.60 p.u)<br>total Q = 0.00 MVar (0.00 p.u)<br>total V = 33.75 kV (1.66 p.u)", "x": 0.98, "xref": "paper", "y": 0.98, "yref": "paper"}], "height": 600, "margin": {"b": 10, "l": 10, "r": 10, "t": 10}, "showlegend": false, "width": 900, "xaxis": {"visible": false}, "yaxis": {"visible": false}}}
